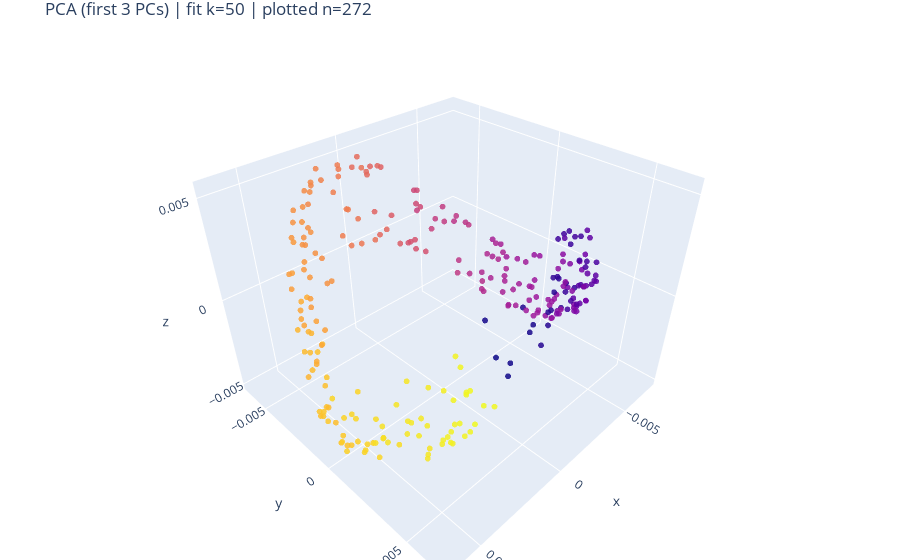

Notebook code for this chart:
### Markdown cell above
## Local Coordinates

### Code cell
#Try running circular coordinates on a single open set using Dreimac
from dreimac import CircularCoords

j= 4
n_landmarks = 200
prime = 43
fiber_data = data[rp2_cover.U[j]]
patch_angles, n_warnings, n_lmks = cb.compute_circular_coords_dreimac(fiber_data, 
                                                                      n_landmarks_init = n_landmarks, 
                                                                      CircularCoords_cls = CircularCoords)

print(f'Retries: {n_warnings}, Number of landmarks used: {n_lmks}')
cb.show_pca(fiber_data, colors = patch_angles)

### Figure 1 — Plotly figure (JSON) as saved in the notebook; plotly's stock layout.template omitted (floating-point values rounded to 4 significant figures; data arrays with more than 128 entries replaced by an {"elided": "..."} marker saying what was removed)
{"data": [{"marker": {"color": {"elided": "272 float values"}, "opacity": 0.85, "size": 2}, "mode": "markers", "name": "data", "type": "scatter3d", "x": {"elided": "272 float values"}, "y": {"elided": "272 float values"}, "z": {"elided": "272 float values"}}], "layout": {"legend": {"x": 0, "y": 1}, "margin": {"b": 0, "l": 0, "r": 0, "t": 30}, "scene": {"aspectmode": "data"}, "title": {"text": "PCA (first 3 PCs) | fit k=50 | plotted n=272"}}}
